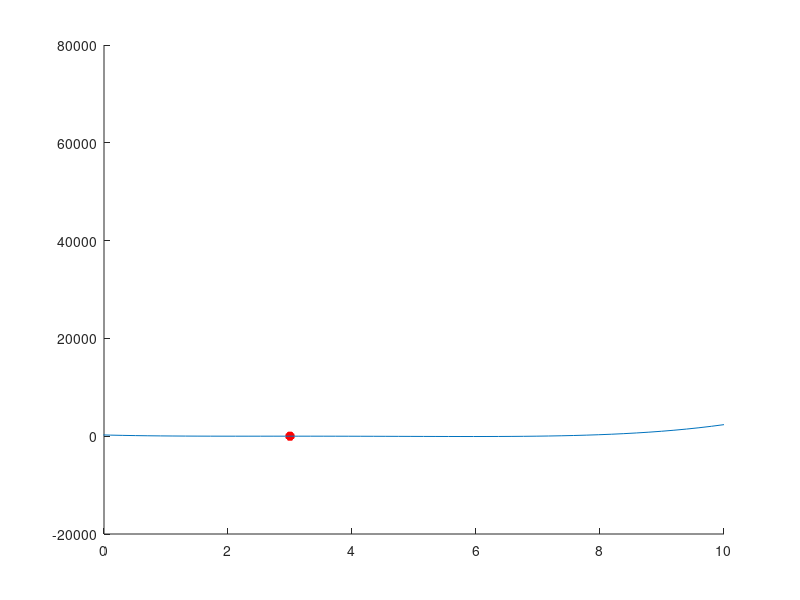

The MATLAB script that drew this image:
hold all
f = @(x) 255 + (-329*x) + (154*x.^2) + (-30*x.^3) + (2*x.^4) ;
x = [3]
y = [6];

plot(x(1), y(1), 'r*', 'linewidth', 4);
axis([0 10]);
x = linspace(-10,10);
plot(x,f(x));
hold off;